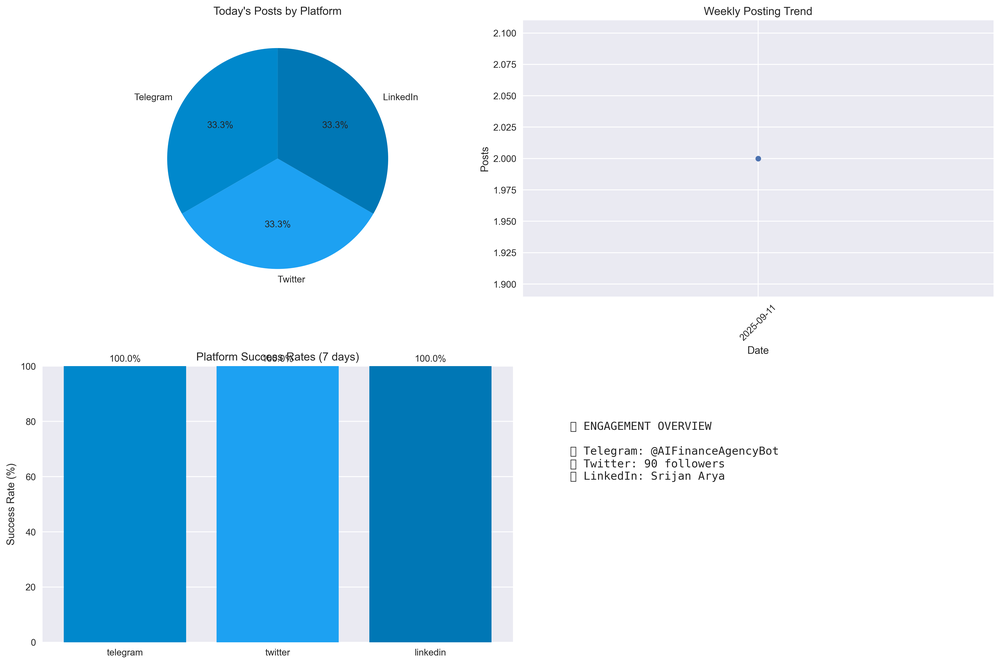
#> input picture backup/daily/backup_20250912_020003/data/data/reports/daily_analytics_20250911.png, 1000 x 664 px, shrunk from 4470 x 2969 before the run
$ python -i photo_analyzer.py   (imports and definitions only)   (older library calls are emulated)
#> lines starting #> are read from the running program, lines starting #| are printed output that depends on the picture; after the words box and inside, x2 and y2 are one past the last pixel; in counts of white or black regions, pixels touching at a corner belong together
"""
AI-Powered Photo Quality Assessment and Analysis Engine
Implements advanced computer vision algorithms for photo quality evaluation
"""

import cv2
import numpy as np
from PIL import Image, ImageFilter, ImageEnhance, ImageStat
from typing import Dict, Tuple, Optional, List, Any
import time
import logging
from dataclasses import dataclass
from skimage import feature, measure, filters, exposure
from skimage.metrics import structural_similarity as ssim
import math

logger = logging.getLogger(__name__)

@dataclass
class QualityMetrics:
    """Photo quality assessment results"""
    brightness_score: float  # 0-1, optimal around 0.5-0.7
    contrast_score: float    # 0-1, higher is better
    sharpness_score: float   # 0-1, higher is better
    noise_level: float       # 0-1, lower is better
    overall_score: float     # 0-1, computed overall quality
    is_blurry: bool
    is_overexposed: bool
    is_underexposed: bool

@dataclass
class CompositionAnalysis:
    """Photo composition analysis results"""
    rule_of_thirds_score: float    # 0-1, higher is better
    symmetry_score: float          # 0-1, higher is better
    leading_lines_detected: bool
    subject_placement_score: float  # 0-1, higher is better
    overall_composition_score: float
    suggested_improvements: List[str]

@dataclass
class CropRecommendation:
    """Automatic crop suggestion"""
    x: int
    y: int
    width: int
    height: int
    confidence: float
    improvement_score: float
    reason: str


class PhotoQualityAnalyzer:
    """
    Advanced photo quality analysis using computer vision
    Combines multiple algorithms for comprehensive assessment
    """

    def __init__(self):
        self.blur_threshold = 100.0  # Laplacian variance threshold
        self.brightness_optimal_range = (0.3, 0.7)  # Optimal brightness range
        self.contrast_min_threshold = 30.0  # Minimum acceptable contrast

    # [132 lines left out: functions analyze_image_quality, _calculate_brightness, _calculate_contrast, _calculate_sharpness, _calculate_noise_level, _calculate_overall_quality, not called in this run]

    def analyze_composition(self, image_path: str) -> CompositionAnalysis:
        """
        Analyze photo composition using rule of thirds and other principles

        Args:
            image_path: Path to image file

        Returns:
            CompositionAnalysis with composition assessment
        """
        try:
            # Load image
            cv_image = cv2.imread(image_path)
#> cv_image is the input picture: shape (664, 1000, 3); mean B, G, R 240.9, 224.3, 197.2
            gray = cv2.cvtColor(cv_image, cv2.COLOR_BGR2GRAY)
            height, width = gray.shape
#> height = 664; width = 1000

            # Calculate composition metrics
            rule_of_thirds = self._analyze_rule_of_thirds(gray)
            symmetry = self._analyze_symmetry(gray)
            leading_lines = self._detect_leading_lines(gray)
            subject_placement = self._analyze_subject_placement(gray)

            # Calculate overall composition score
            overall_score = (
                rule_of_thirds * 0.3 +
                symmetry * 0.2 +
                subject_placement * 0.4 +
                (0.1 if leading_lines else 0.0)
            )

            # Generate improvement suggestions
            suggestions = self._generate_composition_suggestions(
                rule_of_thirds, symmetry, leading_lines, subject_placement
            )

            return CompositionAnalysis(
                rule_of_thirds_score=rule_of_thirds,
                symmetry_score=symmetry,
                leading_lines_detected=leading_lines,
                subject_placement_score=subject_placement,
                overall_composition_score=overall_score,
                suggested_improvements=suggestions
            )

        except Exception as e:
            logger.error(f"Composition analysis failed for {image_path}: {e}")
            return self._default_composition_analysis()

    def _analyze_rule_of_thirds(self, gray_image: np.ndarray) -> float:
        """Analyze adherence to rule of thirds"""
        try:
            height, width = gray_image.shape
#> height = 664; width = 1000

            # Define rule of thirds grid points
            third_x = width // 3
#> third_x = 333
            two_third_x = 2 * width // 3
#> two_third_x = 666
            third_y = height // 3
#> third_y = 221
            two_third_y = 2 * height // 3
#> two_third_y = 442

            # Interest points (intersections of grid lines)
            interest_points = [
                (third_x, third_y), (two_third_x, third_y),
                (third_x, two_third_y), (two_third_x, two_third_y)
            ]

            # Find edges/features in image
            edges = cv2.Canny(gray_image, 50, 150)
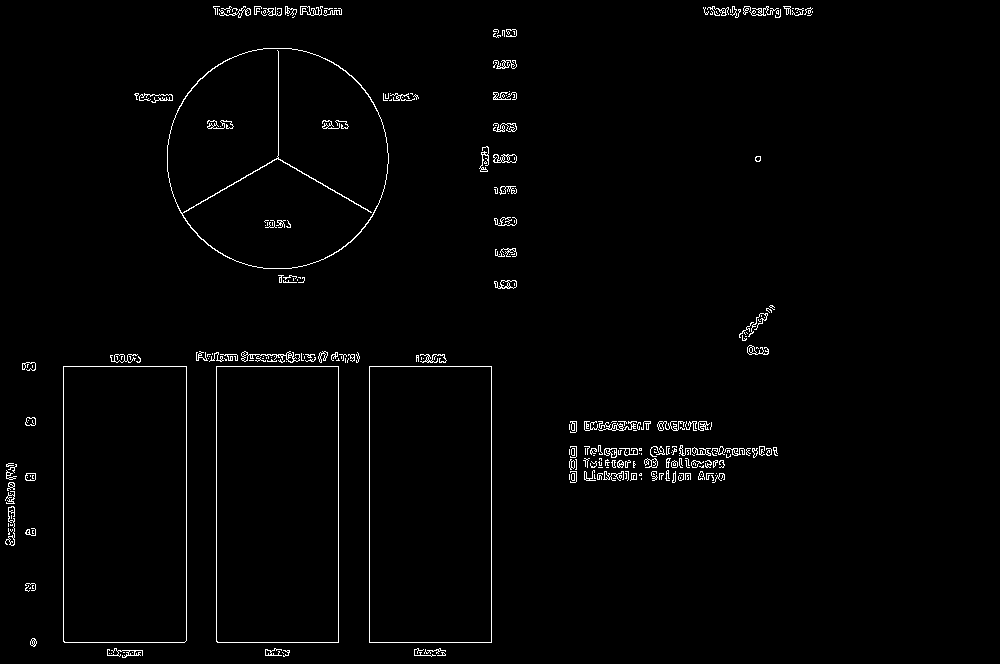
#> edges: shape (664, 1000); 1.5% white in thin lines or dots, all inside (x1, y1, x2, y2) = (5, 6, 813, 658)

            # Calculate activity near interest points
            total_activity = 0
            region_size = min(width, height) // 10  # 10% of smaller dimension
#> region_size = 66

            for x, y in interest_points:
                # Extract region around interest point
                x1 = max(0, x - region_size // 2)
                x2 = min(width, x + region_size // 2)
                y1 = max(0, y - region_size // 2)
                y2 = min(height, y + region_size // 2)

                region = edges[y1:y2, x1:x2]
                activity = np.sum(region) / 255.0  # Normalize
                total_activity += activity
#> this loop made 4 passes
#> (activity, total_activity) on passes 1 to 4: (121, 121), (0, 121), (66, 187), (724, 911)
#> pass 1, in _analyze_rule_of_thirds, `region = edges[y1:y2, x1:x2]`:
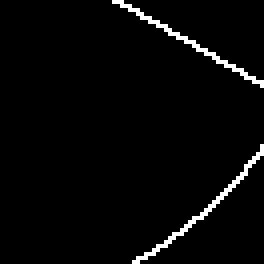
#> region: shape (66, 66) (shown 4 times larger); 2.8% white in thin lines or dots, all inside (x1, y1, x2, y2) = (28, 0, 66, 66)
#> after the loop, total_activity = 911

            # Normalize score
            max_possible_activity = len(interest_points) * region_size * region_size
#> max_possible_activity = 17424
            rule_of_thirds_score = min(total_activity / max_possible_activity, 1.0)
#> rule_of_thirds_score = 0.0523

            return rule_of_thirds_score
        except Exception as e:
            logger.error(f"Rule of thirds analysis error: {e}")
            return 0.5

    def _analyze_symmetry(self, gray_image: np.ndarray) -> float:
        """Analyze symmetry in the image"""
        try:
            height, width = gray_image.shape
#> height = 664; width = 1000

            # Check horizontal symmetry
            left_half = gray_image[:, :width//2]
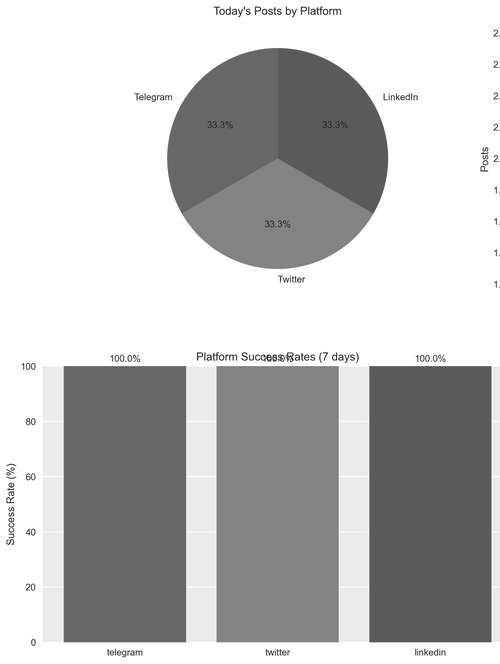
#> left_half: shape (664, 500); min 18, max 255, mean 190.4
            right_half = gray_image[:, width//2:]
            right_half_flipped = np.fliplr(right_half)
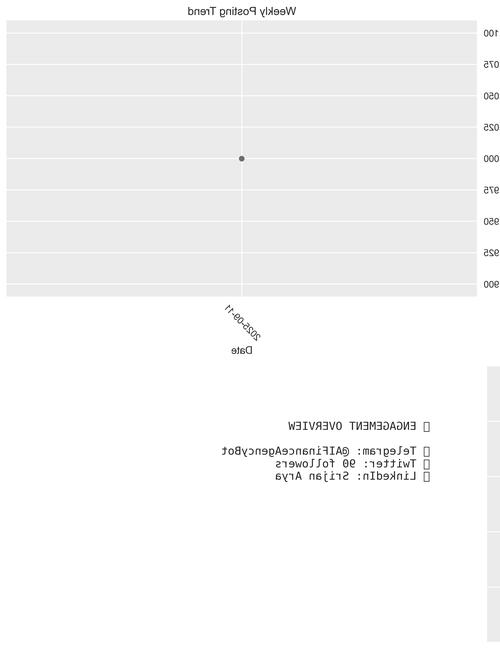
#> right_half_flipped: shape (664, 500); min 2, max 255, mean 245.7

            # Resize to match if needed
            if left_half.shape != right_half_flipped.shape:
                min_width = min(left_half.shape[1], right_half_flipped.shape[1])
                left_half = left_half[:, :min_width]
                right_half_flipped = right_half_flipped[:, :min_width]

            # Calculate similarity using SSIM
            horizontal_symmetry = ssim(left_half, right_half_flipped)
#> horizontal_symmetry = 0.711

            # Check vertical symmetry
            top_half = gray_image[:height//2, :]
            bottom_half = gray_image[height//2:, :]
            bottom_half_flipped = np.flipud(bottom_half)
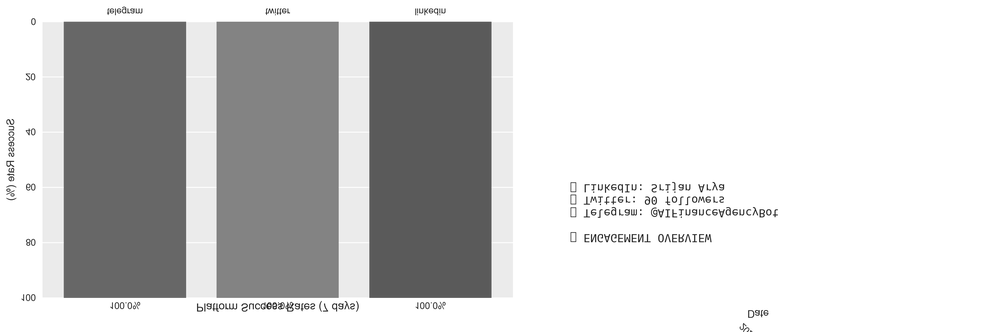
#> bottom_half_flipped: shape (332, 1000); min 2, max 255, mean 206.7

            # Resize to match if needed
            if top_half.shape != bottom_half_flipped.shape:
                min_height = min(top_half.shape[0], bottom_half_flipped.shape[0])
                top_half = top_half[:min_height, :]
                bottom_half_flipped = bottom_half_flipped[:min_height, :]

            vertical_symmetry = ssim(top_half, bottom_half_flipped)
#> vertical_symmetry = 0.733

            # Return best symmetry score
            return max(horizontal_symmetry, vertical_symmetry)
        except Exception as e:
            logger.error(f"Symmetry analysis error: {e}")
            return 0.3

    def _detect_leading_lines(self, gray_image: np.ndarray) -> bool:
        """Detect presence of leading lines"""
        try:
            # Apply edge detection
            edges = cv2.Canny(gray_image, 50, 150, apertureSize=3)

            # Use Hough Line Transform to detect lines
            lines = cv2.HoughLines(edges, 1, np.pi/180, threshold=100)
#> lines = 19 rows, first 8: [366, 1.57], [642, 1.57], [338, 0], [216, 0], [369, 0], [186, 0], [491, 0], [63, 0]

            if lines is not None and len(lines) > 5:
                # Analyze line orientations
                angles = []
                for line in lines:
                    rho, theta = line[0]
                    angles.append(theta)
#> this loop made 19 passes
#> (rho, theta) on passes 1 to 12: (366, 1.57), (642, 1.57), (338, 0), (216, 0), (369, 0), (186, 0), (491, 0), (63, 0), (354, 1.57), (8, 1.57), (278, 0), (-2, 2.09)
#> after the loop, angles = [1.57, 1.57, 0, 0, 0, 0, 0, 0, 1.57, 1.57, 0, 2.09, 1.57, 1.05, 1.57, 1.55, 1.57, 1.55, 1.57]

                # Check for dominant line orientations (leading lines)
                angles = np.array(angles)
#> angles = 19 values, max 2.09 at index 11, min 0 at index 2, mean 0.99
                angle_hist, _ = np.histogram(angles, bins=18)  # 10-degree bins
#> angle_hist = 18 values, max 10 at index 13, min 0 at index 1, mean 1.06

                # Leading lines present if there are dominant orientations
                max_count = np.max(angle_hist)
#> max_count = 10
                total_lines = len(lines)
#> total_lines = 19
#> in analyze_composition, `leading_lines = self._detect_leading_lines(gray)`: leading_lines = True

                return max_count > total_lines * 0.3  # 30% of lines in similar orientation

            return False
        except Exception as e:
            logger.error(f"Leading lines detection error: {e}")
            return False

    def _analyze_subject_placement(self, gray_image: np.ndarray) -> float:
        """Analyze main subject placement in the image"""
        try:
            # Find the main subject using saliency detection
            saliency = cv2.saliency.StaticSaliencyFineGrained_create()
            success, saliency_map = saliency.computeSaliency(gray_image)
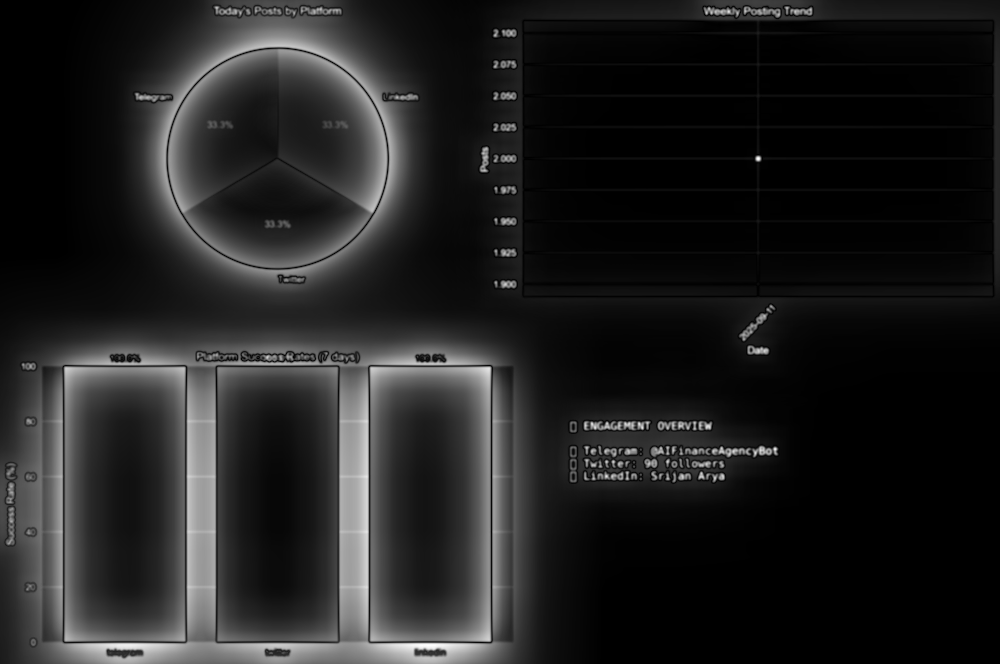
#> saliency_map: shape (664, 1000) float32; min 0, max 1, mean 0.129
#> success = True

            if not success:
                return 0.5

            # Find the center of mass of salient regions
            saliency_uint8 = (saliency_map * 255).astype(np.uint8)
            threshold = 0.7 * 255
            _, binary_saliency = cv2.threshold(saliency_uint8, threshold, 255, cv2.THRESH_BINARY)
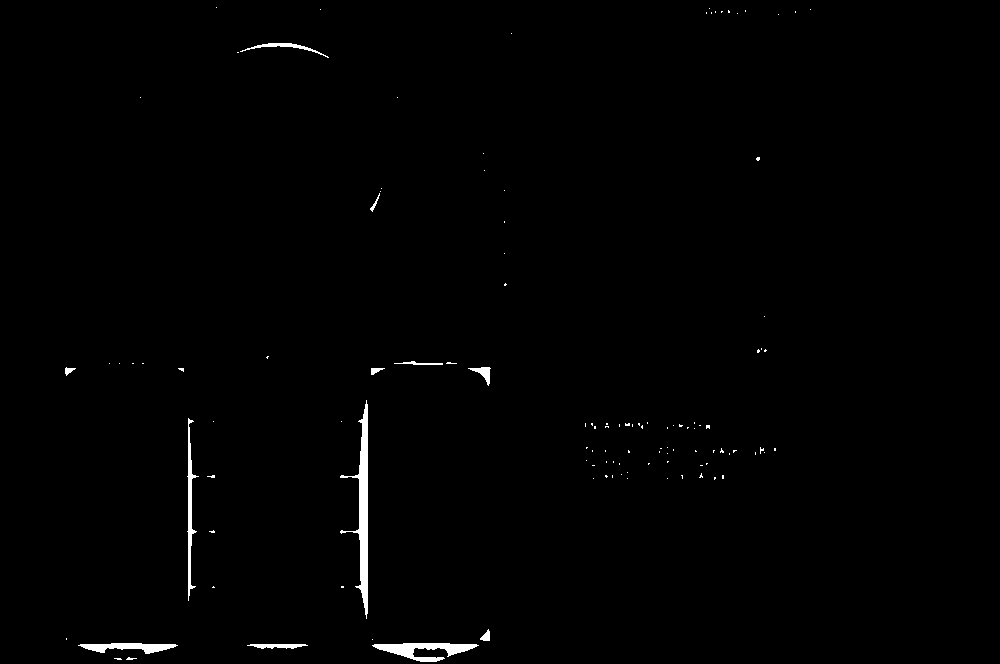
#> binary_saliency: shape (664, 1000); 0.79% white; 116 white regions (104 under 20 px), largest, box (x1, y1, x2, y2) and area: (340, 400, 368, 619) 1676, (372, 643, 479, 662) 971, (187, 418, 199, 601) 644

            # Calculate centroid of salient regions
            M = cv2.moments(binary_saliency)
#> M = moments, m00 1341300, centre m10/m00, m01/m00 = (336.6, 516.2)
            if M["m00"] != 0:
                cx = int(M["m10"] / M["m00"])
#> cx = 336
                cy = int(M["m01"] / M["m00"])
#> cy = 516

                # Check placement relative to rule of thirds
                height, width = gray_image.shape
#> height = 664; width = 1000
                third_x = width // 3
#> third_x = 333
                two_third_x = 2 * width // 3
                third_y = height // 3
                two_third_y = 2 * height // 3

                # Distance to nearest rule of thirds point
                distances = []
                for x in [third_x, two_third_x]:
                    for y in [third_y, two_third_y]:
                        dist = np.sqrt((cx - x)**2 + (cy - y)**2)
                        distances.append(dist)
#> after the loop, distances = [295, 74.06, 442.6, 338.2]

                min_distance = min(distances)
#> min_distance = 74.06
                max_possible_distance = np.sqrt(width**2 + height**2)

                # Better placement = smaller distance to rule of thirds points
                placement_score = 1.0 - (min_distance / max_possible_distance)
#> placement_score = 0.938
#> in analyze_composition, `overall_score = ( rule_of_thirds * 0.3 + symmetry * 0.2 + subject_plac..`: overall_score = 0.638
                return placement_score

            return 0.5
        except Exception as e:
            logger.error(f"Subject placement analysis error: {e}")
            return 0.5

    # [134 lines left out: functions suggest_auto_crop, _center_crop, _calculate_crop_improvement, not called in this run]

    def _generate_composition_suggestions(self, rule_of_thirds: float, symmetry: float,
                                        leading_lines: bool, subject_placement: float) -> List[str]:
        """Generate actionable composition improvement suggestions"""
        suggestions = []

        if rule_of_thirds < 0.4:
            suggestions.append("Consider positioning key subjects along rule-of-thirds lines")

        if symmetry > 0.7:
            suggestions.append("Strong symmetry detected - ensure it's intentional")
        elif symmetry < 0.3 and subject_placement < 0.4:
            suggestions.append("Consider improving balance in the composition")

        if not leading_lines:
            suggestions.append("Look for opportunities to include leading lines")

        if subject_placement < 0.3:
            suggestions.append("Main subject could be positioned more effectively")

        if not suggestions:
            suggestions.append("Composition looks well-balanced")

        return suggestions

    # [23 lines left out: functions _default_quality_metrics, _default_composition_analysis, not called in this run]


# Global analyzer instance
photo_analyzer = PhotoQualityAnalyzer()

>>> result = PhotoQualityAnalyzer().analyze_composition('../../backup/daily/backup_20250912_020003/data/data/reports/daily_analytics_20250911.png')
#> in analyze_composition, `suggestions = self._generate_composition_suggestions( rule_of_thirds, ..`: suggestions = 2 items
